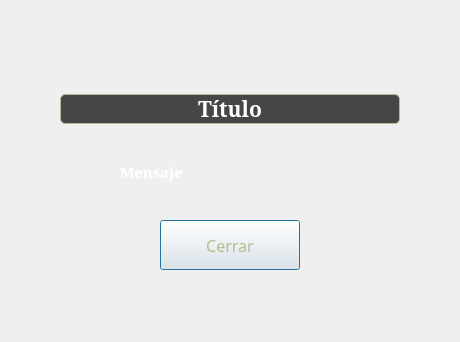
<?xml version="1.0" encoding="UTF-8"?>
<ui version="4.0">
 <class>FormDialogMessage</class>
 <widget class="QWidget" name="FormDialogMessage">
  <property name="geometry">
   <rect>
    <x>0</x>
    <y>0</y>
    <width>460</width>
    <height>342</height>
   </rect>
  </property>
  <property name="windowTitle">
   <string>Form</string>
  </property>
  <property name="styleSheet">
   <string notr="true">QLabel, QPushButton{
	color: rgb(255, 255, 255);
}
#widget{
	border-image: url(:/dialog/dialog.png);
}
/*PushButton*/
QPushButton{
	color: rgb(180, 188, 142);
	border-image: url(:/stylesheet/button.png);
}
QPushButton:hover, QPushButton:focus{	
	color: rgb(255, 255, 255);	
	border-image: url(:/stylesheet/button_hover.png);
}
QPushButton:pressed{
	padding-top: 2px;
	border-image: url(:/stylesheet/button_pressed.png);
}
#_l_title{
	border-style: solid;
	border-width: 1px;
	border-color: rgb(180, 188, 142);
	background-color: rgba(0, 0, 0, 180);
	border-radius: 5px;
}</string>
  </property>
  <layout class="QGridLayout" name="gridLayout">
   <property name="leftMargin">
    <number>0</number>
   </property>
   <property name="topMargin">
    <number>0</number>
   </property>
   <property name="rightMargin">
    <number>0</number>
   </property>
   <property name="bottomMargin">
    <number>0</number>
   </property>
   <property name="spacing">
    <number>0</number>
   </property>
   <item row="0" column="1">
    <spacer name="verticalSpacer">
     <property name="orientation">
      <enum>Qt::Vertical</enum>
     </property>
     <property name="sizeHint" stdset="0">
      <size>
       <width>20</width>
       <height>40</height>
      </size>
     </property>
    </spacer>
   </item>
   <item row="1" column="0">
    <spacer name="horizontalSpacer">
     <property name="orientation">
      <enum>Qt::Horizontal</enum>
     </property>
     <property name="sizeHint" stdset="0">
      <size>
       <width>40</width>
       <height>20</height>
      </size>
     </property>
    </spacer>
   </item>
   <item row="2" column="1">
    <spacer name="verticalSpacer_2">
     <property name="orientation">
      <enum>Qt::Vertical</enum>
     </property>
     <property name="sizeHint" stdset="0">
      <size>
       <width>20</width>
       <height>40</height>
      </size>
     </property>
    </spacer>
   </item>
   <item row="1" column="2">
    <spacer name="horizontalSpacer_2">
     <property name="orientation">
      <enum>Qt::Horizontal</enum>
     </property>
     <property name="sizeHint" stdset="0">
      <size>
       <width>40</width>
       <height>20</height>
      </size>
     </property>
    </spacer>
   </item>
   <item row="1" column="1">
    <widget class="QWidget" name="widget" native="true">
     <property name="minimumSize">
      <size>
       <width>384</width>
       <height>249</height>
      </size>
     </property>
     <property name="maximumSize">
      <size>
       <width>384</width>
       <height>249</height>
      </size>
     </property>
     <layout class="QVBoxLayout" name="verticalLayout_2">
      <property name="spacing">
       <number>0</number>
      </property>
      <property name="leftMargin">
       <number>22</number>
      </property>
      <property name="topMargin">
       <number>47</number>
      </property>
      <property name="rightMargin">
       <number>22</number>
      </property>
      <property name="bottomMargin">
       <number>26</number>
      </property>
      <item>
       <layout class="QHBoxLayout" name="horizontalLayout_3">
        <item>
         <widget class="QLabel" name="_l_title">
          <property name="sizePolicy">
           <sizepolicy hsizetype="Expanding" vsizetype="Fixed">
            <horstretch>0</horstretch>
            <verstretch>0</verstretch>
           </sizepolicy>
          </property>
          <property name="minimumSize">
           <size>
            <width>0</width>
            <height>30</height>
           </size>
          </property>
          <property name="font">
           <font>
            <family>Constantia</family>
            <pointsize>16</pointsize>
            <weight>75</weight>
            <bold>true</bold>
           </font>
          </property>
          <property name="styleSheet">
           <string notr="true"/>
          </property>
          <property name="text">
           <string>Título</string>
          </property>
          <property name="alignment">
           <set>Qt::AlignCenter</set>
          </property>
         </widget>
        </item>
       </layout>
      </item>
      <item>
       <layout class="QHBoxLayout" name="horizontalLayout">
        <item>
         <layout class="QVBoxLayout" name="verticalLayout">
          <item>
           <spacer name="verticalSpacer_3">
            <property name="orientation">
             <enum>Qt::Vertical</enum>
            </property>
            <property name="sizeHint" stdset="0">
             <size>
              <width>20</width>
              <height>40</height>
             </size>
            </property>
           </spacer>
          </item>
          <item>
           <widget class="QLabel" name="_l_icon">
            <property name="minimumSize">
             <size>
              <width>60</width>
              <height>60</height>
             </size>
            </property>
            <property name="maximumSize">
             <size>
              <width>60</width>
              <height>60</height>
             </size>
            </property>
            <property name="text">
             <string/>
            </property>
            <property name="pixmap">
             <pixmap resource="../resources/resources.qrc">:/dialog/icon_information.png</pixmap>
            </property>
            <property name="scaledContents">
             <bool>true</bool>
            </property>
           </widget>
          </item>
          <item>
           <spacer name="verticalSpacer_4">
            <property name="orientation">
             <enum>Qt::Vertical</enum>
            </property>
            <property name="sizeHint" stdset="0">
             <size>
              <width>20</width>
              <height>40</height>
             </size>
            </property>
           </spacer>
          </item>
         </layout>
        </item>
        <item>
         <widget class="QLabel" name="_l_text">
          <property name="sizePolicy">
           <sizepolicy hsizetype="Expanding" vsizetype="Expanding">
            <horstretch>0</horstretch>
            <verstretch>0</verstretch>
           </sizepolicy>
          </property>
          <property name="font">
           <font>
            <family>Constantia</family>
            <pointsize>11</pointsize>
            <weight>75</weight>
            <bold>true</bold>
           </font>
          </property>
          <property name="text">
           <string>Mensaje</string>
          </property>
          <property name="alignment">
           <set>Qt::AlignLeading|Qt::AlignLeft|Qt::AlignVCenter</set>
          </property>
          <property name="wordWrap">
           <bool>true</bool>
          </property>
          <property name="textInteractionFlags">
           <set>Qt::NoTextInteraction</set>
          </property>
         </widget>
        </item>
       </layout>
      </item>
      <item>
       <layout class="QHBoxLayout" name="horizontalLayout_2">
        <item>
         <spacer name="horizontalSpacer_3">
          <property name="orientation">
           <enum>Qt::Horizontal</enum>
          </property>
          <property name="sizeHint" stdset="0">
           <size>
            <width>40</width>
            <height>20</height>
           </size>
          </property>
         </spacer>
        </item>
        <item>
         <widget class="QPushButton" name="_pb_cancel">
          <property name="minimumSize">
           <size>
            <width>140</width>
            <height>50</height>
           </size>
          </property>
          <property name="font">
           <font>
            <family>Revue BT</family>
            <pointsize>12</pointsize>
           </font>
          </property>
          <property name="text">
           <string>Cerrar</string>
          </property>
          <property name="shortcut">
           <string>Return</string>
          </property>
          <property name="autoDefault">
           <bool>true</bool>
          </property>
          <property name="default">
           <bool>true</bool>
          </property>
         </widget>
        </item>
        <item>
         <spacer name="horizontalSpacer_4">
          <property name="orientation">
           <enum>Qt::Horizontal</enum>
          </property>
          <property name="sizeHint" stdset="0">
           <size>
            <width>40</width>
            <height>20</height>
           </size>
          </property>
         </spacer>
        </item>
       </layout>
      </item>
     </layout>
    </widget>
   </item>
  </layout>
 </widget>
 <resources>
  <include location="../resources/resources.qrc"/>
 </resources>
 <connections/>
</ui>
